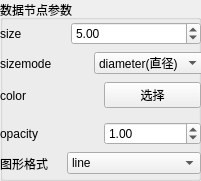
        <widget class="QGroupBox" name="groupBox_3">
         <property name="geometry">
          <rect>
           <x>210</x>
           <y>20</y>
           <width>201</width>
           <height>181</height>
          </rect>
         </property>
         <property name="title">
          <string>数据节点参数</string>
         </property>
         <widget class="QWidget" name="layoutWidget">
          <property name="geometry">
           <rect>
            <x>0</x>
            <y>20</y>
            <width>201</width>
            <height>28</height>
           </rect>
          </property>
          <layout class="QHBoxLayout" name="horizontalLayout_15">
           <item>
            <widget class="QLabel" name="label_32">
             <property name="sizePolicy">
              <sizepolicy hsizetype="Fixed" vsizetype="Preferred">
               <horstretch>0</horstretch>
               <verstretch>0</verstretch>
              </sizepolicy>
             </property>
             <property name="minimumSize">
              <size>
               <width>65</width>
               <height>0</height>
              </size>
             </property>
             <property name="text">
              <string>size</string>
             </property>
            </widget>
           </item>
           <item>
            <widget class="QDoubleSpinBox" name="doubleSpinBox_marker_size">
             <property name="value">
              <double>5.000000000000000</double>
             </property>
            </widget>
           </item>
          </layout>
         </widget>
         <widget class="QWidget" name="layoutWidget">
          <property name="geometry">
           <rect>
            <x>0</x>
            <y>50</y>
            <width>204</width>
            <height>27</height>
           </rect>
          </property>
          <layout class="QHBoxLayout" name="horizontalLayout_17">
           <item>
            <widget class="QLabel" name="label_34">
             <property name="text">
              <string>sizemode</string>
             </property>
            </widget>
           </item>
           <item>
            <widget class="QComboBox" name="comboBox_marker_sizemode">
             <item>
              <property name="text">
               <string>diameter(直径)</string>
              </property>
             </item>
             <item>
              <property name="text">
               <string>area(面积)</string>
              </property>
             </item>
            </widget>
           </item>
          </layout>
         </widget>
         <widget class="QWidget" name="layoutWidget">
          <property name="geometry">
           <rect>
            <x>0</x>
            <y>80</y>
            <width>201</width>
            <height>31</height>
           </rect>
          </property>
          <layout class="QHBoxLayout" name="horizontalLayout_14">
           <item>
            <widget class="QLabel" name="label_2">
             <property name="text">
              <string>color</string>
             </property>
            </widget>
           </item>
           <item>
            <widget class="QPushButton" name="marker_color_Btn">
             <property name="text">
              <string>选择</string>
             </property>
            </widget>
           </item>
          </layout>
         </widget>
         <widget class="QWidget" name="">
          <property name="geometry">
           <rect>
            <x>0</x>
            <y>150</y>
            <width>201</width>
            <height>27</height>
           </rect>
          </property>
          <layout class="QHBoxLayout" name="horizontalLayout_33">
           <item>
            <widget class="QLabel" name="label_16">
             <property name="text">
              <string>图形格式</string>
             </property>
            </widget>
           </item>
           <item>
            <widget class="QComboBox" name="comboBox_mode">
             <item>
              <property name="text">
               <string>line</string>
              </property>
             </item>
             <item>
              <property name="text">
               <string>markers</string>
              </property>
             </item>
             <item>
              <property name="text">
               <string>lines+markers</string>
              </property>
             </item>
             <item>
              <property name="text">
               <string>lines+markers+text</string>
              </property>
             </item>
             <item>
              <property name="text">
               <string>none</string>
              </property>
             </item>
            </widget>
           </item>
          </layout>
         </widget>
         <widget class="QWidget" name="">
          <property name="geometry">
           <rect>
            <x>0</x>
            <y>120</y>
            <width>201</width>
            <height>28</height>
           </rect>
          </property>
          <layout class="QHBoxLayout" name="horizontalLayout_27">
           <item>
            <widget class="QLabel" name="label_8">
             <property name="text">
              <string>opacity</string>
             </property>
            </widget>
           </item>
           <item>
            <widget class="QDoubleSpinBox" name="doubleSpinBox_marker_opacity">
             <property name="value">
              <double>1.000000000000000</double>
             </property>
            </widget>
           </item>
          </layout>
         </widget>
        </widget>
